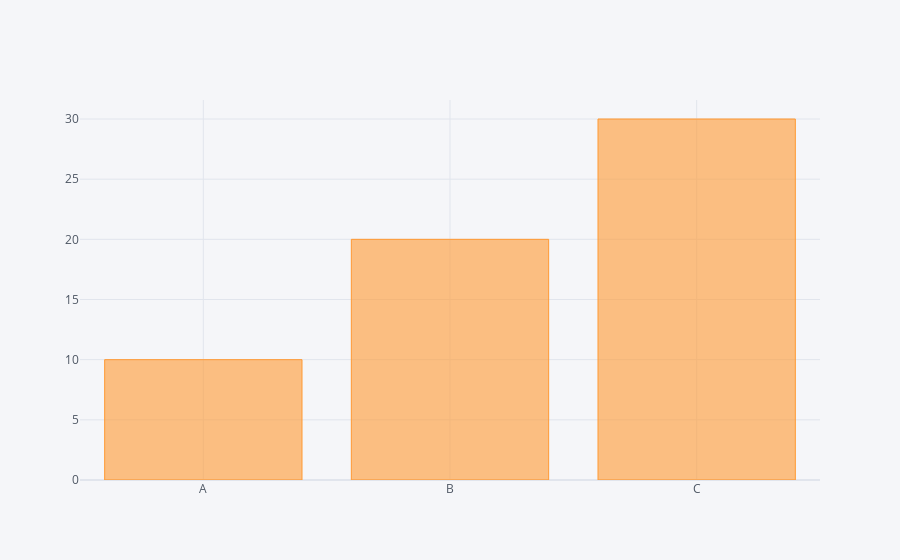

The notebook cell saved with this chart:
### Code cell
df2.iplot(kind='bar',x='Category',y='Values')

### Figure 1 — Plotly figure (JSON) as saved in the notebook; plotly's stock layout.template omitted (floating-point values rounded to 4 significant figures)
{"data": [{"marker": {"color": "rgba(255, 153, 51, 0.6)", "line": {"color": "rgba(255, 153, 51, 1.0)", "width": 1}}, "name": "Values", "orientation": "v", "text": "", "type": "bar", "x": ["A", "B", "C"], "y": [10, 20, 30]}], "layout": {"legend": {"bgcolor": "#F5F6F9", "font": {"color": "#4D5663"}}, "paper_bgcolor": "#F5F6F9", "plot_bgcolor": "#F5F6F9", "title": {"font": {"color": "#4D5663"}}, "xaxis": {"gridcolor": "#E1E5ED", "showgrid": true, "tickfont": {"color": "#4D5663"}, "title": {"font": {"color": "#4D5663"}, "text": ""}, "zerolinecolor": "#E1E5ED"}, "yaxis": {"gridcolor": "#E1E5ED", "showgrid": true, "tickfont": {"color": "#4D5663"}, "title": {"font": {"color": "#4D5663"}, "text": ""}, "zerolinecolor": "#E1E5ED"}}}
